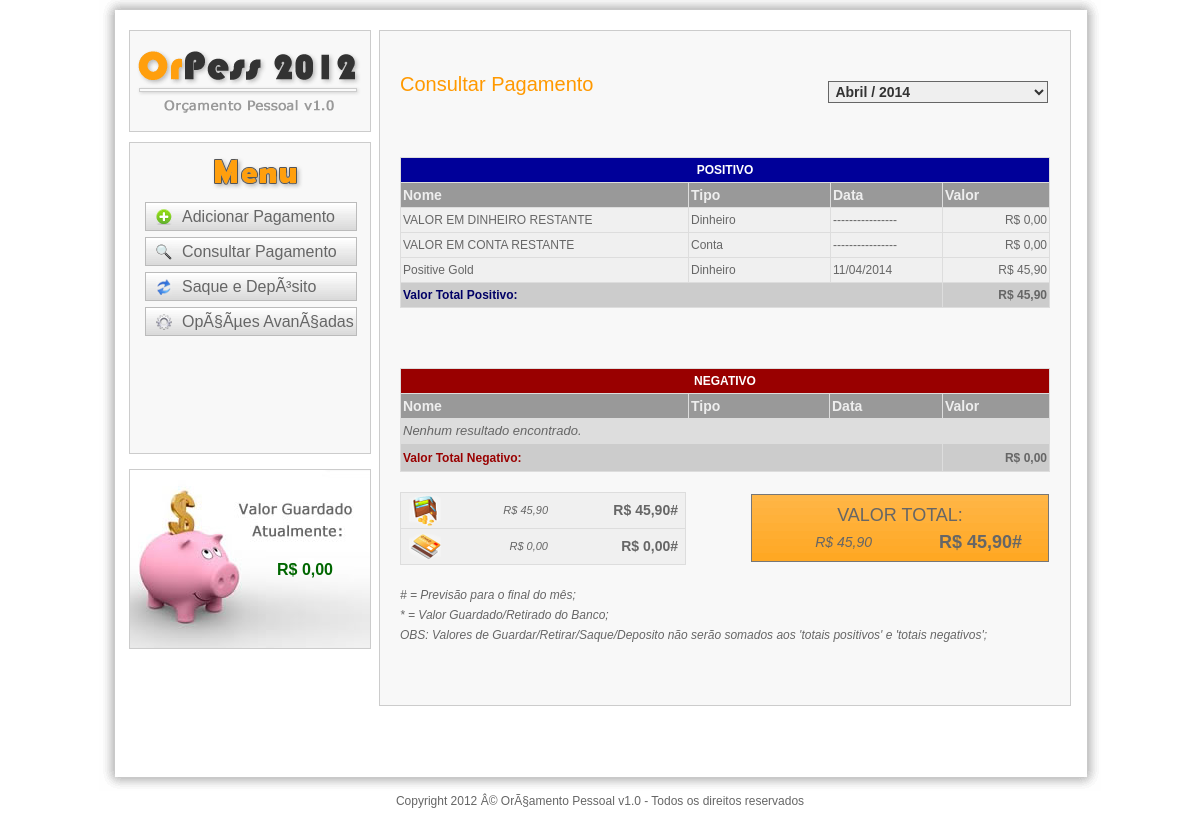
The page / on the database its author committed.
### tables this page shows
CREATE TABLE IF NOT EXISTS `pagamentos` (
  `id` int(10) unsigned NOT NULL AUTO_INCREMENT,
  `tipo` smallint(5) unsigned DEFAULT NULL,
  `nome` varchar(45) DEFAULT NULL,
  `calculo` smallint(5) unsigned DEFAULT NULL,
  `valor` double(7,2) NOT NULL DEFAULT '0.00',
  `data` date DEFAULT NULL,
  `transferencia` smallint(6) DEFAULT '0' COMMENT '1- indica que é saque ou deposito',
  PRIMARY KEY (`id`)
);

### includes/basic.inc.php (called while the page is built, shortened)
<?php
function converte_data($datahora,$tipo=BR_DH){
	if ($tipo==BR_DH or $tipo==BR_D){
		$exp  = explode(" ",$datahora);
		$data = explode("-",$exp[0]);
		$var = $data[2]."/".$data[1]."/".$data[0];
	}
	return $var;
}
?>

### consultar.php (the view, shortened to what this page needs)
<?php
$data = $_GET['data'];
$data_atual = date("m-Y");
if (empty($data))
    $data = $data_atual;
$n_meses = array(01 => "Janeiro", "Fevereiro", "Março", "Abril", "Maio", "Junho", "Julho", "Agosto", "Setembro", "Outubro", "Novembro", "Dezembro");
function tempo($qtd, $data) {
    $d = explode("-", $data);
    $mes = $d[0];
    $ano = $d[1];
    if ($qtd > 0) {
        $mes = $mes + $qtd;
    } else {
        $mes = $mes + $qtd;
        if ($mes < 1) {
            $mes = $mes + 12;
            $ano = $ano - 1;
        }
    }
    if ($mes < 10)
        $mes = "0" . $mes;
    return $mes . "-" . $ano;
}
$c = 0;
$lista = array();
for ($i = -4; $i <= 4; $i++) {
    $c++;
    $lista[$c] = tempo($i, $data);
}
?>
<link rel="stylesheet" type="text/css" href="estilo.css" />
<div id="conteudo">
    <h1 style="float:left; margin-left:20px;">Consultar Pagamento</h1>
    <form class="consulta" method="post" name="consulta" id="consulta">
        <select id="consulta_calendario" onchange="consulta();">
            <?php
            foreach ($lista as $l) {
                $m = explode("-", $l);
                $mes = $m[0];
                if ($mes < 10)
                    $mes = "0" . $mes;
                $mes = $n_meses[intval($mes)];
                $ano = $m[1];
                $option = "<option value='" . $l . "' ";
                if ($l == $data)
                    $option .= 'selected ="selected" class="selected"';
                $option .= " > " . $mes . " / " . $ano . "</option>";
                echo $option;
            }
            ?>
        </select>
    </form>
    <?
    $data_sel = explode("-", $data);
    $mes = $data_sel[0];
    $ano = $data_sel[1];
    $res = mysql_fetch_array(mysql_query("SELECT SUM(valor) as positivo FROM pagamentos
			WHERE data < '" . $ano . "-" . $mes . "-01' AND tipo = 0 AND calculo = 1  "));
    $restante1 = $res['positivo'];
    $res = mysql_fetch_array(mysql_query("SELECT SUM(valor) as negativo FROM pagamentos
			WHERE data < '" . $ano . "-" . $mes . "-01' AND tipo = 0 AND calculo = 0  "));
    $restante1 -= $res['negativo'];
    $res = mysql_fetch_array(mysql_query("SELECT SUM(valor) as positivo FROM pagamentos
			WHERE data < '" . $ano . "-" . $mes . "-01' AND tipo > 0 AND calculo = 1   "));
    $restante2 = $res['positivo'];
    $res = mysql_fetch_array(mysql_query("SELECT SUM(valor) as negativo FROM pagamentos
			WHERE data < '" . $ano . "-" . $mes . "-01' AND tipo > 0 AND calculo = 0   "));
    $restante2 -= $res['negativo'];
    ?>
    <br clear="all" /><br /><br />
    <table class="tabela" width="650" height="116" border="0" cellpadding="2" cellspacing="1">
        <tr class="th">
            <td colspan="4" align="center" bgcolor="#000099"><strong>POSITIVO</strong></td>
        </tr>
        <tr class="itens">
            <td width="283">Nome</td>
            <td width="137">Tipo</td>
            <td width="107">Data</td>
            <td width="102">Valor</td>
        </tr>
        <tr>
            <td>VALOR EM DINHEIRO RESTANTE</td>
            <td>Dinheiro</td>
            <td>----------------</td>
            <td align="right">R$ <?php echo moeda($restante1); ?></td>
        </tr>
        <tr>
            <td>VALOR EM CONTA RESTANTE</td>
            <td>Conta</td>
            <td>----------------</td>
            <td align="right">R$ <?php echo moeda($restante2); ?></td>
        </tr>
        <?php
        $sql = mysql_query("SELECT * FROM pagamentos WHERE MONTH(data) = '" . $mes . "' AND YEAR(data) = '" . $ano . "' AND calculo = 1 ORDER BY data ");
        $tipos = array("Dinheiro", "Conta", "Retirar");
        $atual_pos[0] = 0;
        $atual_pos[1] = 0;
        while ($pag = mysql_fetch_array($sql)):
            if ($pag['data'] <= date("Y-m-d"))
                $atual_pos[$pag['tipo']] += $pag['valor'];
            $prev_pos[$pag['tipo']] += $pag['valor'];
            $link_del = '<a title="excluir" class="del" href="?p=consulta&data=' . $data . '&excluir=' . $pag['id'] . '" onclick="return excluir(this);"></a>';
            ?>
            <tr <?php if ($pag['tipo'] == 2) echo ' class="guardar" '; if ($pag['transferencia'] == 1) echo ' class="trans" '; ?>>
                <td style="position:relative"><?php echo $pag['nome']; ?> <?php echo $link_del; ?></td>
                <td><?php echo $tipos[$pag['tipo']]; ?></td>
                <td><?php echo converte_data($pag['data'], BR_D) ?></td>
                <td align="right">R$ <?php echo moeda($pag['valor']); ?></td>
            </tr>
            <?
        endwhile;
        $sql = mysql_query("SELECT SUM(valor) as positivo FROM pagamentos
			WHERE MONTH(data) = '" . $mes . "' AND YEAR(data) = '" . $ano . "' AND calculo = 1 AND transferencia = 0 AND tipo < 2");
        $val = mysql_fetch_array($sql);
        $positivo = $val['positivo'];
        ?>
        <tr class="total">
            <td colspan="3" style="color:#006">Valor Total Positivo:</td>
            <td align="right">R$ <?php echo moeda($positivo + $restante1 + $restante2) ?></td>
        </tr>
    </table>
    <br clear="all" /><br /><br />
    <table class="tabela" width="650" height="103" border="0" cellpadding="2" cellspacing="1">
        <tr class="th">
            <td colspan="4" align="center" bgcolor="#990000"><strong>NEGATIVO</strong></td>
        </tr>
        <tr class="itens">
            <td width="283">Nome</td>
            <td width="136">Tipo</td>
            <td width="108">Data</td>
            <td width="102">Valor</td>
        </tr>
        <?php
        $sql = mysql_query("SELECT * FROM pagamentos WHERE MONTH(data) = '" . $mes . "' AND YEAR(data) = '" . $ano . "' AND calculo = 0 ORDER BY data ");
        if (mysql_num_rows($sql) == 0)
            echo '<tr><td bgcolor="#DDD" colspan="4"><em>Nenhum resultado encontrado.</em></td></tr>';
        $atual_neg[0] = 0;
        $atual_neg[1] = 0;
            ?>
            <?
        $sql = mysql_query("SELECT SUM(valor) as negativo FROM pagamentos
			WHERE MONTH(data) = '" . $mes . "' AND YEAR(data) = '" . $ano . "' AND calculo = 0 AND transferencia=0 AND tipo < 2");
        $val = mysql_fetch_array($sql);
        $negativo = $val['negativo'];
        ?>
        <tr class="total">
            <td height="23" colspan="3" style="color:#900">Valor Total Negativo:</td>
            <td align="right">R$ <?php echo moeda($negativo) ?></td>
        </tr>
    </table>
    <?php
    $cofrinho = $atual_pos[2] - $atual_neg[2];
    $prev_cofrinho = $prev_pos[2] - $prev_neg[2];
    $dinheiro = $atual_pos[0] - $atual_neg[0] + $restante1;
    $conta = $atual_pos[1] - $atual_neg[1] + $restante2 + $cofrinho;
    $prev_dinheiro = moeda($prev_pos[0] - $prev_neg[0] + $restante1);
    $prev_conta = moeda($prev_pos[1] - $prev_neg[1] + $restante2 + $prev_cofrinho);
    if ($cofrinho < 0)
        $sc = "-";
    else
        $sc = "+";
    if ($prev_cofrinho < 0)
        $spc = "-";
    else
        $spc = "+";
    ?>
    <br clear="all" />
    <table width="286" height="69" border="0" cellpadding="1" cellspacing="1" class="tabela valores_finais">
        <tr>
            <td width="282" height="33" colspan="2">
                <img src="img/icon-dinheiro.png" width="32" height="31" hspace="7" align="absmiddle" class="icon" />
                <i <?php red($dinheiro); ?>    >R$ <?php echo moeda($dinheiro); ?></i>
                <b <?php red($prev_dinheiro); ?>>R$ <?php echo $prev_dinheiro; ?>#</b>
            </td>
        </tr>
        <tr>
            <td height="33" colspan="2">
                <img src="img/icon-conta.png" alt="" width="32" height="31" hspace="7" align="absmiddle" class="icon" />
                <i <?php red($conta); ?>    >R$ <?php echo moeda($conta); ?></i>
                <b <?php red($prev_conta); ?>>R$ <?php echo $prev_conta; ?>#</b>
            </td>
        </tr>
    </table>
    <div id="total">
        <span>VALOR TOTAL:</span><br />
<?
$total = ($atual_pos[0] + $atual_pos[1] - $atual_neg[0] - $atual_neg[1] + $restante1 + $restante2 + $cofrinho);
$prev_total = ($positivo + $restante1 + $restante2) - $negativo + $prev_cofrinho;
?>
        <i <?php red($total); ?> title="<?= moeda($atual_pos[0] + $atual_pos[1] + $restante1 + $restante2) ?> - <?= moeda($atual_neg[0] + $atual_neg[1]); ?> <?= $sc ?> <?= moeda(abs($cofrinho)) ?>*">
            R$ <?php echo moeda($total); ?></i>
        <b <?php red($prev_total); ?> title="<?php echo moeda($positivo + $restante1 + $restante2) ?> - <?php echo moeda($negativo) ?> <?= $spc ?> <?= moeda(abs($prev_cofrinho)) ?>*">
            R$ <?php echo moeda($prev_total); ?>#</b>
    </div>
    <br clear="all" />
    <br />
    <em class="obs">
        # = Previsão para o final do mês;<br />
        *  = Valor Guardado/Retirado do Banco;<br />
        OBS: Valores de Guardar/Retirar/Saque/Deposito não serão somados aos 'totais positivos' e 'totais negativos';</em>
    <br clear="all" />
    <br /><br /><br />
</div>

### index.php (shortened to what this page needs)
<?php
	include("includes/basic.inc.php");
	$versao = "1.0";
	$pagina = $_GET['p'];
	if(empty($pagina) or !file_exists($pagina.".php")) $pagina = "consultar";
	function moeda($valor){
		return number_format($valor,2,","," ");
	}
	function red($valor){
		if ($valor < 0) echo ' class="red" ';
	}
?>
<!DOCTYPE html PUBLIC "-//W3C//DTD XHTML 1.0 Transitional//EN" "http://www.w3.org/TR/xhtml1/DTD/xhtml1-transitional.dtd">
<html xmlns="http://www.w3.org/1999/xhtml">
<head>
<link rel="stylesheet" type="text/css" href="estilo.css" />
</head>
<body>
<div id="all">
	<div id="topo"></div>
    <div id="meio">
    	<div id="esq">
            <div id="logo"><a href="index.php"><img src="img/logo.png" width="235" height="80" alt="OrPess 2012" border="0" /></a></div>
            <ul id="menu">
            	<li class="title"><img src="img/menu-title.png" width="96" height="35" alt="Menu" /></li>
            	<li><a href="?p=adicionar"><img src="img/menu1.png" width="16" height="16" alt="" border="0" />Adicionar Pagamento</a></li>
                <li><a href="?p=consultar"><img src="img/menu2.png" width="16" height="16" alt="" border="0" />Consultar Pagamento</a></li>
                <li><a href="?p=saque"    ><img src="img/menu3.png" width="16" height="16" alt="" border="0" />Saque e DepÃ³sito</a></li>
                <li><a href="?p=opcoes"   ><img src="img/menu4.png" width="16" height="16" alt="" border="0" />OpÃ§Ãµes AvanÃ§adas</a></li>
            </ul>
            <div id="cofrinho">
            <?php
				$hoje = date("Y-m-d");
				$sql  = mysql_query("SELECT SUM(valor) as guardado FROM pagamentos WHERE tipo = 2 AND calculo = 0 AND data <= '".$hoje."'");
				$tot  = mysql_fetch_array($sql);
				$porquinho = $tot['guardado'];
				$sql  = mysql_query("SELECT SUM(valor) as retirado FROM pagamentos WHERE tipo = 2 AND calculo = 1 AND data <= '".$hoje."'");
				$tot  = mysql_fetch_array($sql);
				$porquinho -= $tot['retirado'];
			?>
            	<b>R$ <?php echo moeda($porquinho);?></b>
            </div>
		</div>
        <?php
			include($pagina.".php");
		?>
    <br clear="all" />
    </div>
    <div id="base">Copyright 2012 Â© OrÃ§amento Pessoal  v<?=$versao?> - Todos os direitos reservados</div>
	<br />
</div>
</body>
</html>

### estilo.css (style rules this page uses)
html { background:url(img/background.png) top repeat-x #FFF; }
body { margin:0px; padding:0px; text-align:center; font-size:14px; line-height:20px; color:#666; font-family:Tahoma, Geneva, sans-serif; }
#all { width:1002px; margin:0 auto; height:auto; text-align:left; }
a { color:#005500; text-decoration:none; outline:none; }
#topo { float:left; width:1002px; height:15px; background:url(img/all_fundo.png) 0px 0px no-repeat; }
#meio { float:left; width:1002px; height:auto; background:url(img/all_fundo.png) -1002px 0px repeat-y; padding-bottom:50px; }
#base { float:left; width:1002px; height:50px; line-height:60px; text-align:center; font-size:12px; color:#666; background:url(img/all_fundo.png) -2004px 0px no-repeat; }
#esq { float:left; width:245px; margin-left:30px; display:inline; overflow:hidden; }
#logo { float:left; width:240px; height:100px; margin:15px 5px 5px 0px; background:#F8F8F8; border:solid 1px #CCCCCC; }
#logo img { margin:8px 2px; }
#menu { float:left; width:240px; height:300px; margin:5px 5px 15px 0px; background:#F8F8F8; border:solid 1px #CCCCCC; list-style:none; padding:10px 0px 0px 0px; }
#menu li { margin:3px 15px; padding:0px; border:solid 1px #BBB; width:210px; height:27px; background:#DDD url(img/menu-li.png) repeat-x; float:left; overflow:hidden; }
#menu li.title { border:none; background:none; width:220px; height:40px; float:left; text-align:center; font-size:24px; color:#F60; border: 0px; box-shadow: none; }
#menu li a { float:left; width:100%; height:27px; line-height:27px; font-size:16px; color:#666; }
#menu li a img { border:0px; margin:6px 10px; float:left; }
#cofrinho { float:left; width:240px; height:178px; background:url(img/porquinho.jpg) no-repeat; border:solid 1px #CCC; position:relative; }
#cofrinho b { float:left; position:absolute; width:130px; height:20px; line-height:20px; font-size:16px; color:#999; top:90px; left:110px; text-align:center; color:#060; }
#conteudo { float:left; width:690px; height:500px; min-height:500px; text-align:left; margin:15px 5px 15px 5px; background:#F8F8F8; border:solid 1px #CCCCCC; font-size:12px; }
html > body #conteudo { height:auto; }
#consulta_calendario { float:left; width:220px; height:22px; line-height:22px; border:solid 1px #666; color:#333; margin:50px 0px 0px 235px; font-size:14px; font-weight:bold; padding:0px 2px; }
.selected { background:#EEE; }
.tabela { background:#DDD; margin-left:20px; }
.tabela tr { background:#F0F0F0; }
.tabela .th { color:#FFF; }
.tabela .total { font-weight:bold; background:#CCC; }
.tabela .itens { font-weight:bold; background:#999; color:#EEE; font-size:14px; }
.tabela .icon { float:left; }
.tabela i { float:left; width:100px; height:30px; line-height:30px; text-align:right; font-size:11px; }
.tabela b { float:left; margin-left:30px; width:100px; height:30px; line-height:30px; text-align:right; }
em { font-size:12px; margin-left:20px; }
td em { font-size:13px !important; margin: 0px !important; }
.tabela.valores_finais { float:left; margin-left:20px; font-size:14px; }
#total { float:left; width:296px; height:66px; background:url(img/total-box.png); border:solid 1px #777; margin:2px 0px 0px 65px; font-size:18px; text-align:center; font-weight:normal; }
#total span { margin-top:10px; float:left; width:100%; }
#total i { font-weight:normal; float:left; font-size:14px; height:35px; line-height:35px; width:120px; text-align:right; }
#total b { float:left; width:150px; height:35px; text-align:right; height:35px; line-height:35px; }
em.obs { float:left !important; margin-left:20px; }
h1 { margin:40px 0px 20px 40px; padding:0px; font-size:20px; color:#FF9900; line-height:26px; text-align:center; font-weight:normal; }
.tabela em { font-size:10px; }

### rows shown on the page
pagamentos: nome "Positive Gold", tipo "Dinheiro", data "11/04/2014", valor "45,90"

### other values the page prints
moeda($porquinho) "0,00"
moeda($restante1) "0,00"
moeda($restante2) "0,00"
moeda($positivo + $restante1 + $restante2) "45,90"
moeda($negativo) "0,00"
moeda($dinheiro) "45,90"
$prev_dinheiro "45,90"
moeda($conta) "0,00"
$prev_conta "0,00"
moeda($total) "45,90"
moeda($prev_total) "45,90"
$versao "1.0"
form field value "Abril / 2014"
